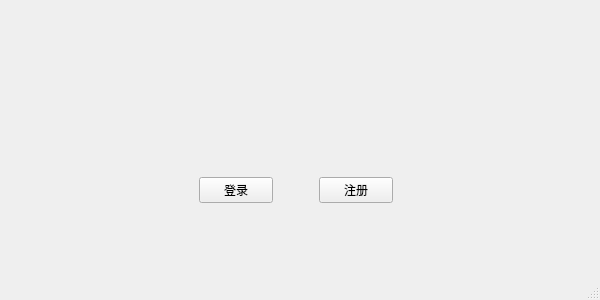
<?xml version="1.0" encoding="UTF-8"?>
<ui version="4.0">
 <class>MainWindow</class>
 <widget class="QMainWindow" name="MainWindow">
  <property name="geometry">
   <rect>
    <x>0</x>
    <y>0</y>
    <width>600</width>
    <height>300</height>
   </rect>
  </property>
  <property name="minimumSize">
   <size>
    <width>600</width>
    <height>300</height>
   </size>
  </property>
  <property name="maximumSize">
   <size>
    <width>600</width>
    <height>300</height>
   </size>
  </property>
  <property name="windowTitle">
   <string>MainWindow</string>
  </property>
  <widget class="QWidget" name="centralwidget">
   <widget class="QWidget" name="widget_2" native="true">
    <property name="geometry">
     <rect>
      <x>190</x>
      <y>130</y>
      <width>211</width>
      <height>121</height>
     </rect>
    </property>
    <layout class="QVBoxLayout" name="verticalLayout">
     <item>
      <widget class="QWidget" name="widget" native="true">
       <layout class="QHBoxLayout" name="horizontalLayout">
        <item>
         <widget class="QPushButton" name="login_btn">
          <property name="text">
           <string>登录</string>
          </property>
         </widget>
        </item>
        <item>
         <spacer name="horizontalSpacer">
          <property name="orientation">
           <enum>Qt::Horizontal</enum>
          </property>
          <property name="sizeType">
           <enum>QSizePolicy::Fixed</enum>
          </property>
          <property name="sizeHint" stdset="0">
           <size>
            <width>40</width>
            <height>20</height>
           </size>
          </property>
         </spacer>
        </item>
        <item>
         <widget class="QPushButton" name="register_btn">
          <property name="text">
           <string>注册</string>
          </property>
         </widget>
        </item>
       </layout>
      </widget>
     </item>
    </layout>
   </widget>
  </widget>
  <widget class="QMenuBar" name="menubar">
   <property name="geometry">
    <rect>
     <x>0</x>
     <y>0</y>
     <width>600</width>
     <height>22</height>
    </rect>
   </property>
  </widget>
  <widget class="QStatusBar" name="statusbar"/>
 </widget>
 <resources/>
 <connections/>
</ui>
